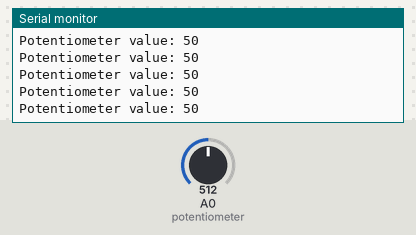
The sketch below on a simulated Arduino Uno, built with avr-gcc and run on an emulated ATmega328P. Parts: the last lines printed to the serial monitor. Inputs (shaded band) come from the test bench; at power-on: A0 (potentiometer) = 512.

Above: at 1.2 s.
1.3 s: A0 (potentiometer) set to 490
At 1.9 s:
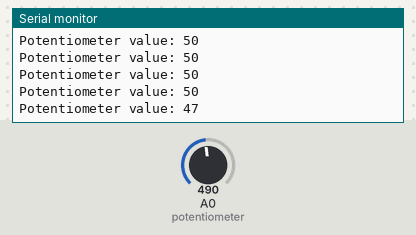
2.8 s: A0 (potentiometer) set to 510
At 3.4 s:
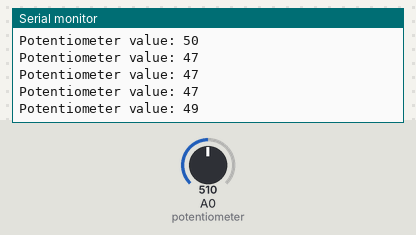
Timing chart, 0 to 5.8 s (numbered marks = the images above; inputs shaded):
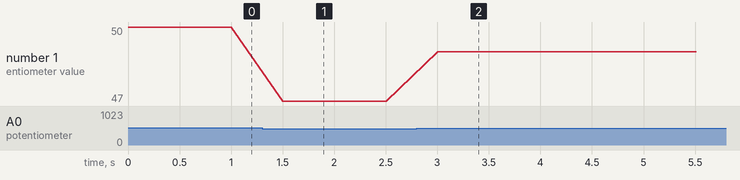

Measured:
- after the input at 1.3 s, the serial monitor: prints a new line after 0.20 s (image 1)
- after the input at 2.8 s, the serial monitor: prints a new line after 0.20 s (image 2)
- plotted number 1: 50 → 47 after the input at 1.3 s, 47 → 49 after the input at 2.8 s

The sketch:

03_Potentiometer.ino
```cpp
int potentiometer = A0;  //Assign to pin A0

unsigned long last_time = 0;

void setup() {
  Serial.begin(115200);           //Begin serial communication
  pinMode(potentiometer, INPUT);  //Sets the pinmode to input
}

void loop() {
  int sensor_value = analogRead(potentiometer);  //Read the value from the potentiometer connected to the A0 pin

  unsigned long new_time = millis();
  if (new_time - 500 > last_time) {  // print values every 500 milliseconds
    last_time = new_time;
    int value = map(sensor_value, 0, 1023, 0, 100);  //Map the value from 0, 1023 to 0, 100
    Serial.print("Potentiometer value: ");
    Serial.println(value);  //Print the value in the serial monitor
  }
}
```
